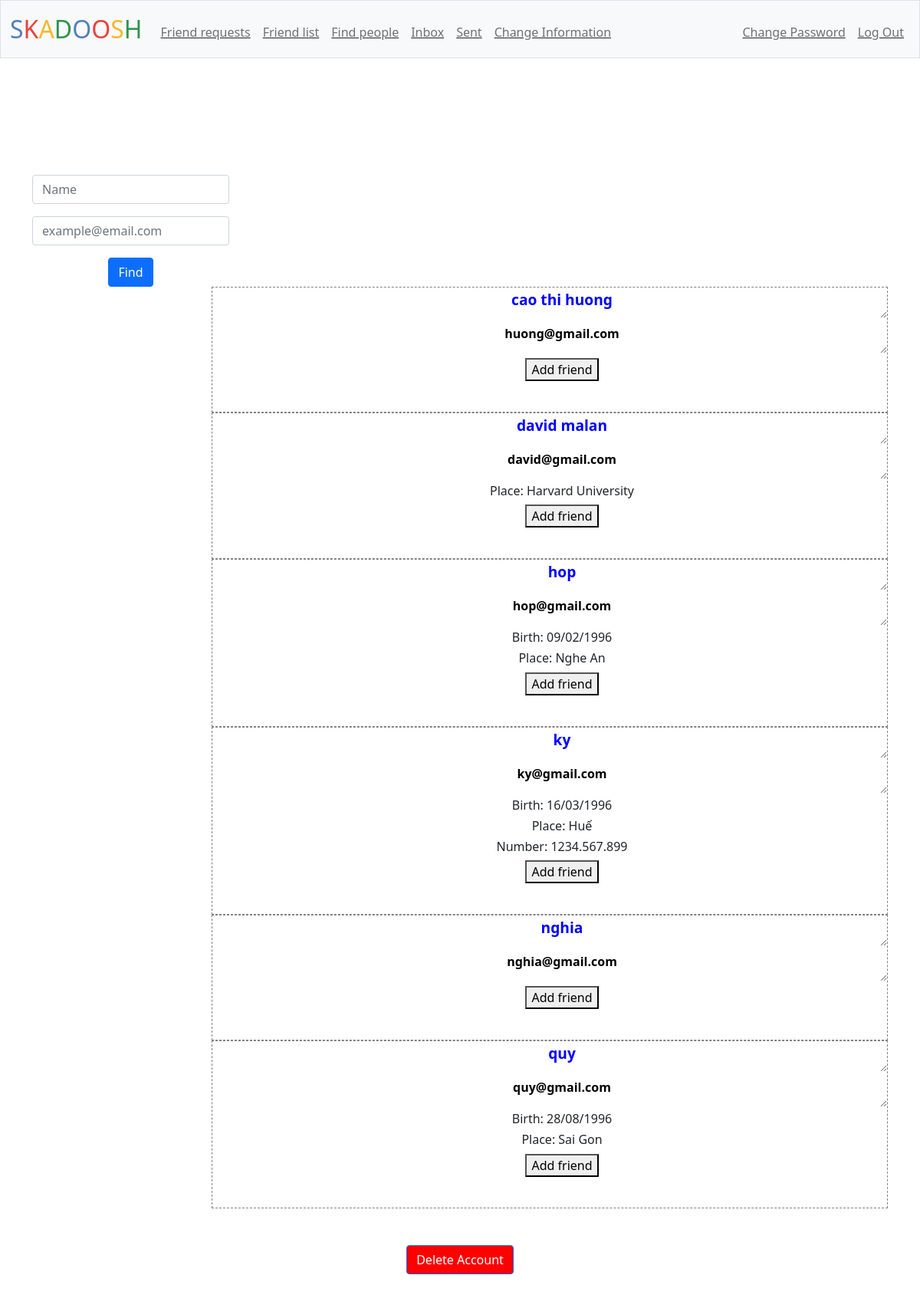
/find (signed in), run on an earlier commit of the app's database.
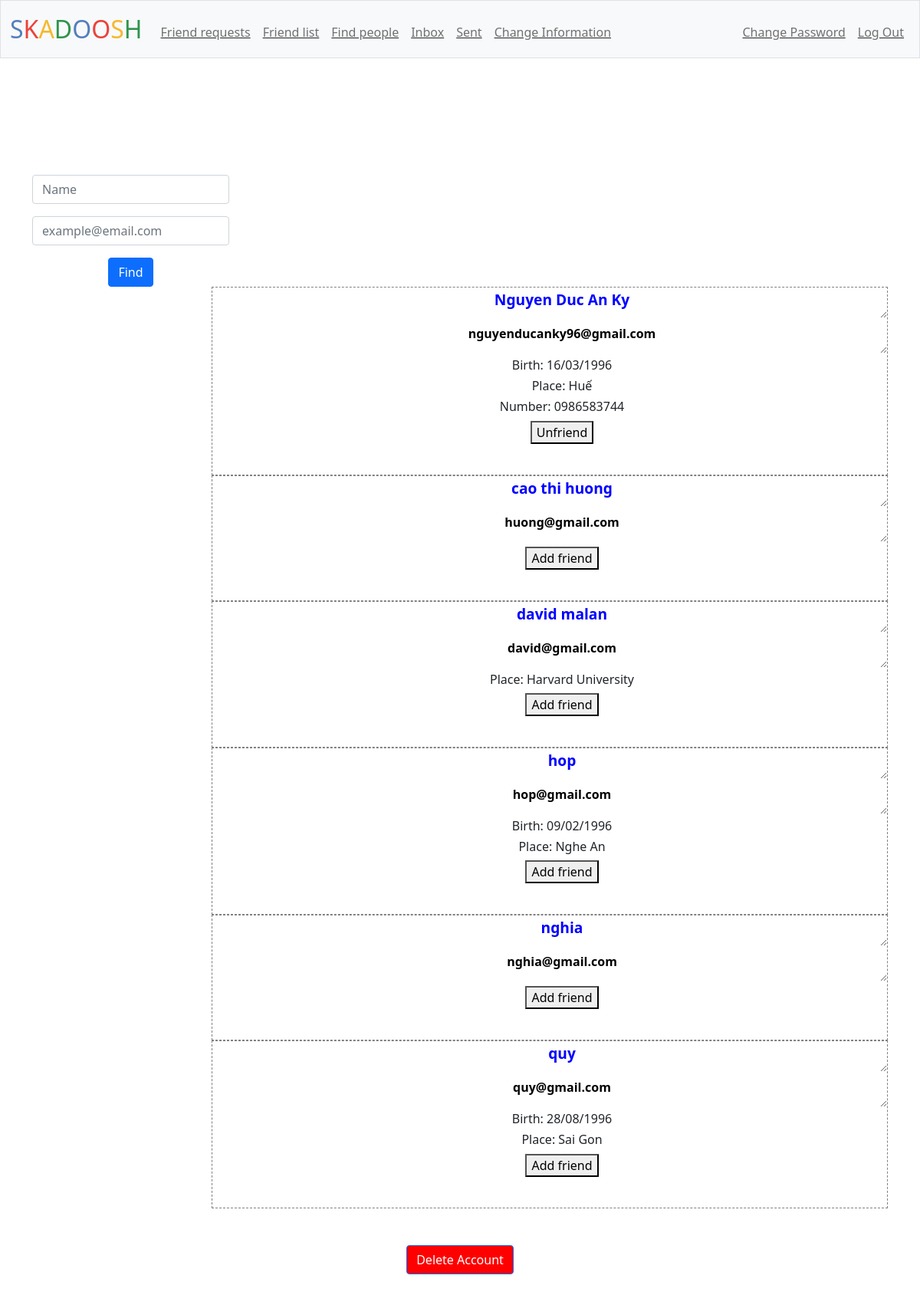
And on a later commit of the database.
### tables this page shows
CREATE TABLE informations (
id INTEGER PRIMARY KEY AUTOINCREMENT NOT NULL,
user_id INTEGER NOT NULL,
name TEXT NOT NULL,
birth TEXT,
place TEXT,
number TEXT,
email TEXT NOT NULL UNIQUE);

### app.py (the view, shortened to what this page needs)
@app.route("/find", methods = ["GET", "POST"])
@login_required
@information_required
def find():
    if request.method == "GET":
        user_id = session['user_id']
        rows = db.execute("SELECT * FROM informations WHERE NOT user_id = ? ORDER BY name", user_id)
        people = []
        for row in rows:
            person = {}
            person['name'] = row['name']
            person['email'] = row['email']
            person['birth'] = row['birth']
            person['place'] = row['place']
            person['number'] = row['number']
            person_id = db.execute("SELECT user_id FROM informations WHERE email = ?", person['email'])[0]['user_id']
            row = db.execute("SELECT * FROM friends WHERE host_id = ? AND friend_id = ? OR host_id = ? AND friend_id = ?", user_id, person_id, person_id, user_id)
            if len(row) == 0:
                person['operation'] = 'Add friend'
            else:
                if row[0]['status'] == 'unconfirmed':
                    if user_id == row[0]['friend_id']:
                        person['operation'] = 'Accept'
                    if user_id == row[0]['host_id']:
                        person['operation'] = 'Cancel request'
                elif row[0]['status'] == 'confirmed':
                    person['operation'] = 'Unfriend'
            people.append(person)
        return render_template("find.html", people=people)

### app.py (called while the page is built)
@app.after_request
def after_request(response):
    response.headers["Cache-Control"] = "no-cache, no-store, must-revalidate"
    response.headers["Expires"] = 0
    response.headers["Pragma"] = "no-cache"
    return response

### helpers.py (called while the page is built)
def login_required(f):
    @wraps(f)
    def decorated_function(*args, **kwargs):
        if session.get("user_id") is None:
            return redirect("/login")
        return f(*args, **kwargs)
    return decorated_function

def information_required(f):
    @wraps(f)
    def decorated_function(*args, **kwargs):
        user_id = session.get("user_id")
        rows = db.execute("SELECT * FROM informations WHERE user_id = ?", user_id)
        if len(rows) == 0:
            message = 'You must provide you informations first!'
            return render_template("information.html", requirement=message)
        return f(*args, **kwargs)
    return decorated_function

### templates/find.html (shortened to what this page needs)
{% extends "layout.html" %}
{% block main %}
<div id="parent">
    <div id="find">
        <form action="/find" method="post">
            <div class="mb-3">
                <input autofocus class="form-control mx-auto w-auto" id="name" name="name" placeholder="Name" type="text">
            </div>
            <div class="mb-3">
                <input class="form-control mx-auto w-auto" id="email" name="email" placeholder="example@email.com" type="text">
            </div>
            <button class="btn btn-primary" type="submit">Find</button>
        </form>
    </div>
    {% for person in people %}
    <div id="result">
        <form action="/add" method="post">
            <ul>
                <li><textarea id="person" name="name" readonly>{{ person["name"] }}</textarea></li>
                <li><textarea id="person-email" name="email" readonly>{{ person["email"] }}</textarea></li>
                {% if person["birth"] %}
                <li><h6>Birth: {{ person["birth"] }}</h6></li>
                {% endif %}
                {% if person["place"] %}
                <li><h6>Place: {{ person["place"] }}</h6></li>
                {% endif %}
                {% if person["number"] %}
                <li><h6>Number: {{ person["number"] }}</h6></li>
                {% endif %}
                <button type="submit">{{ person["operation"] }}</button>
            </ul>
            <br>
        </form>
    </div>
    {% endfor %}
</div>
{% endblock %}

### templates/layout.html (shortened to what this page needs)
<!DOCTYPE html>
<html lang="en">
    <head>
        <link href="https://cdn.jsdelivr.net/npm/bootstrap@5.1.3/dist/css/bootstrap.min.css" rel="stylesheet">
        <link href="/static/styles.css" rel="stylesheet">
    </head>
    <body>
        <nav class="bg-light border navbar navbar-expand-md navbar-light">
            <div class="container-fluid">
                <a class="navbar-brand" href="/"><span class="blue">S</span><span class="red">K</span><span class="yellow">A</span><span class="green">D</span><span class="blue">O</span><span class="red">O</span><span class="yellow">S</span><span class="green">H</span></a>
                <div class="collapse navbar-collapse" id="navbar">
                    {% if session["user_id"] %}
                        <ul class="navbar-nav me-auto mt-2">
                            <li class="nav-item"><a class="nav-link" href="/requests">Friend requests</a></li>
                            <li class="nav-item"><a class="nav-link" href="/list">Friend list</a></li>
                            <li class="nav-item"><a class="nav-link" href="/find">Find people</a></li>
                            <li class="nav-item"><a class="nav-link" href="/inbox">Inbox</a></li>
                            <li class="nav-item"><a class="nav-link" href="/sent">Sent</a></li>
                            <li class="nav-item"><a class="nav-link" href="/change_information">Change Information</a></li>
                        </ul>
                        <ul class="navbar-nav ms-auto mt-2">
                            <li class="nav-item"><a class="nav-link" href="/change_password">Change Password</a></li>
                            <li class="nav-item"><a class="nav-link" href="/logout">Log Out</a></li>
                        </ul>
                    {% else %}
                        <ul class="navbar-nav ms-auto mt-2">
                            <li class="nav-item"><a class="nav-link" href="/register">Register</a></li>
                            <li class="nav-item"><a class="nav-link" href="/login">Log In</a></li>
                        </ul>
                    {% endif %}
                </div>
            </div>
        </nav>
        <div class="container-fluid py-5" id="main">
        </div>
        <main class="container-fluid py-5 text-center">
            {% block main %}{% endblock %}
        </main>
    </body>
    <footer>
        <main class="container-fluid py-5 text-center">
            <form action="/" method="post">
                <button id="deleteAccount" class="btn btn-primary" type="submit">Delete Account</button>
            </form>
        </main>
    </footer>
</html>

### static/styles.css (style rules this page uses)
nav .navbar-brand { font-size: xx-large; }
nav .navbar-brand .blue { color: #537fbe; }
nav .navbar-brand .red { color: #ea433b; }
nav .navbar-brand .yellow { color: #f5b82e; }
nav .navbar-brand .green { color: #2e944b; }
nav #navbar li { text-decoration: underline; }
#deleteAccount { background-color:red; }
footer { clear: both; }

### templates/find.html (style rules this page uses)
#person { color: blue; }
#find { float: left; padding-left: 30px;; }
#result { float: right; width: 75%; margin-right: 30px; border: gray dashed thin; }
ul li { list-style-type: none; }
ul li textarea { text-align: center; width: 100%; height: 40px; background: none; border: none; }
#person { font-size: larger; font-weight: bold; }
#person-email { font-weight: bold; }

What changed in the data, as far as the page shows it:
removed informations: name "ky", email "ky@gmail.com", birth "16/03/1996", place "Huế", number "1234.567.899", operation "Add friend"
added informations: name "Nguyen Duc An Ky", email "nguyenducanky96@gmail.com", birth "16/03/1996", place "Huế", number "0986583744", operation "Unfriend"
